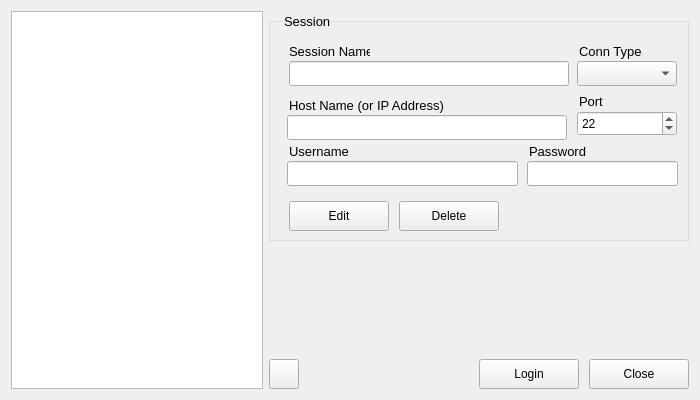
<?xml version="1.0" encoding="UTF-8"?>
<ui version="4.0">
 <class>Widget</class>
 <widget class="QWidget" name="Widget">
  <property name="geometry">
   <rect>
    <x>0</x>
    <y>0</y>
    <width>700</width>
    <height>400</height>
   </rect>
  </property>
  <property name="minimumSize">
   <size>
    <width>700</width>
    <height>400</height>
   </size>
  </property>
  <property name="windowTitle">
   <string>Putty++ Login</string>
  </property>
  <layout class="QGridLayout" name="gridLayout">
   <item row="0" column="1">
    <widget class="QWidget" name="widget_1" native="true">
     <property name="minimumSize">
      <size>
       <width>420</width>
       <height>0</height>
      </size>
     </property>
     <property name="maximumSize">
      <size>
       <width>420</width>
       <height>16777215</height>
      </size>
     </property>
     <widget class="QWidget" name="LoginParms" native="true">
      <property name="geometry">
       <rect>
        <x>0</x>
        <y>10</y>
        <width>420</width>
        <height>220</height>
       </rect>
      </property>
      <property name="minimumSize">
       <size>
        <width>420</width>
        <height>220</height>
       </size>
      </property>
      <property name="maximumSize">
       <size>
        <width>420</width>
        <height>220</height>
       </size>
      </property>
      <property name="styleSheet">
       <string notr="true">QWidget#LoginParms{
	border:1px solid #dcdcdc
}</string>
      </property>
      <widget class="QLineEdit" name="editHostName">
       <property name="geometry">
        <rect>
         <x>20</x>
         <y>40</y>
         <width>280</width>
         <height>25</height>
        </rect>
       </property>
       <property name="styleSheet">
        <string notr="true"/>
       </property>
       <property name="text">
        <string/>
       </property>
      </widget>
      <widget class="QLabel" name="label_2">
       <property name="geometry">
        <rect>
         <x>20</x>
         <y>20</y>
         <width>81</width>
         <height>20</height>
        </rect>
       </property>
       <property name="font">
        <font>
         <pointsize>10</pointsize>
        </font>
       </property>
       <property name="text">
        <string>Session Name</string>
       </property>
       <property name="alignment">
        <set>Qt::AlignmentFlag::AlignLeading|Qt::AlignmentFlag::AlignLeft|Qt::AlignmentFlag::AlignVCenter</set>
       </property>
      </widget>
      <widget class="QLabel" name="label_4">
       <property name="geometry">
        <rect>
         <x>310</x>
         <y>70</y>
         <width>100</width>
         <height>20</height>
        </rect>
       </property>
       <property name="font">
        <font>
         <pointsize>10</pointsize>
        </font>
       </property>
       <property name="text">
        <string>Port</string>
       </property>
       <property name="alignment">
        <set>Qt::AlignmentFlag::AlignLeading|Qt::AlignmentFlag::AlignLeft|Qt::AlignmentFlag::AlignVCenter</set>
       </property>
      </widget>
      <widget class="QLabel" name="label_5">
       <property name="geometry">
        <rect>
         <x>20</x>
         <y>120</y>
         <width>100</width>
         <height>20</height>
        </rect>
       </property>
       <property name="font">
        <font>
         <pointsize>10</pointsize>
        </font>
       </property>
       <property name="text">
        <string>Username</string>
       </property>
       <property name="alignment">
        <set>Qt::AlignmentFlag::AlignLeading|Qt::AlignmentFlag::AlignLeft|Qt::AlignmentFlag::AlignVCenter</set>
       </property>
      </widget>
      <widget class="QLineEdit" name="editPassword">
       <property name="geometry">
        <rect>
         <x>258</x>
         <y>140</y>
         <width>151</width>
         <height>25</height>
        </rect>
       </property>
      </widget>
      <widget class="QLabel" name="label_6">
       <property name="geometry">
        <rect>
         <x>260</x>
         <y>120</y>
         <width>150</width>
         <height>20</height>
        </rect>
       </property>
       <property name="font">
        <font>
         <pointsize>10</pointsize>
        </font>
       </property>
       <property name="text">
        <string>Password</string>
       </property>
       <property name="alignment">
        <set>Qt::AlignmentFlag::AlignLeading|Qt::AlignmentFlag::AlignLeft|Qt::AlignmentFlag::AlignVCenter</set>
       </property>
      </widget>
      <widget class="QLineEdit" name="editUserName">
       <property name="geometry">
        <rect>
         <x>18</x>
         <y>140</y>
         <width>231</width>
         <height>25</height>
        </rect>
       </property>
      </widget>
      <widget class="QSpinBoxPro" name="editPort">
       <property name="geometry">
        <rect>
         <x>308</x>
         <y>90</y>
         <width>100</width>
         <height>25</height>
        </rect>
       </property>
       <property name="maximum">
        <number>65535</number>
       </property>
       <property name="value">
        <number>22</number>
       </property>
      </widget>
      <widget class="QStackedWidget" name="stackedButton">
       <property name="geometry">
        <rect>
         <x>20</x>
         <y>180</y>
         <width>210</width>
         <height>30</height>
        </rect>
       </property>
       <property name="currentIndex">
        <number>0</number>
       </property>
       <widget class="QWidget" name="page_0">
        <widget class="QPushButton" name="pushButtonEdit">
         <property name="geometry">
          <rect>
           <x>0</x>
           <y>0</y>
           <width>100</width>
           <height>30</height>
          </rect>
         </property>
         <property name="text">
          <string>Edit</string>
         </property>
        </widget>
        <widget class="QPushButton" name="pushButtonRemove">
         <property name="geometry">
          <rect>
           <x>110</x>
           <y>0</y>
           <width>100</width>
           <height>30</height>
          </rect>
         </property>
         <property name="text">
          <string>Delete</string>
         </property>
        </widget>
       </widget>
       <widget class="QWidget" name="page_1">
        <widget class="QPushButton" name="pushButtonSave">
         <property name="geometry">
          <rect>
           <x>0</x>
           <y>0</y>
           <width>100</width>
           <height>30</height>
          </rect>
         </property>
         <property name="text">
          <string>Save</string>
         </property>
        </widget>
        <widget class="QPushButton" name="pushButtonCancel">
         <property name="geometry">
          <rect>
           <x>110</x>
           <y>0</y>
           <width>100</width>
           <height>30</height>
          </rect>
         </property>
         <property name="text">
          <string>Cancel</string>
         </property>
        </widget>
       </widget>
      </widget>
      <widget class="QLabel" name="label_7">
       <property name="geometry">
        <rect>
         <x>310</x>
         <y>20</y>
         <width>100</width>
         <height>20</height>
        </rect>
       </property>
       <property name="font">
        <font>
         <pointsize>10</pointsize>
        </font>
       </property>
       <property name="text">
        <string>Conn Type</string>
       </property>
       <property name="alignment">
        <set>Qt::AlignmentFlag::AlignLeading|Qt::AlignmentFlag::AlignLeft|Qt::AlignmentFlag::AlignVCenter</set>
       </property>
      </widget>
      <widget class="QComboBox" name="connType">
       <property name="geometry">
        <rect>
         <x>308</x>
         <y>40</y>
         <width>100</width>
         <height>25</height>
        </rect>
       </property>
       <property name="editable">
        <bool>false</bool>
       </property>
      </widget>
      <widget class="QStackedWidget" name="stackedWidgetAddress">
       <property name="geometry">
        <rect>
         <x>18</x>
         <y>74</y>
         <width>285</width>
         <height>50</height>
        </rect>
       </property>
       <widget class="QWidget" name="page_ip">
        <widget class="QLineEdit" name="editAddress">
         <property name="geometry">
          <rect>
           <x>0</x>
           <y>20</y>
           <width>280</width>
           <height>25</height>
          </rect>
         </property>
        </widget>
        <widget class="QLabel" name="label_3">
         <property name="geometry">
          <rect>
           <x>2</x>
           <y>0</y>
           <width>230</width>
           <height>20</height>
          </rect>
         </property>
         <property name="font">
          <font>
           <pointsize>10</pointsize>
          </font>
         </property>
         <property name="text">
          <string>Host Name (or IP Address)</string>
         </property>
         <property name="alignment">
          <set>Qt::AlignmentFlag::AlignLeading|Qt::AlignmentFlag::AlignLeft|Qt::AlignmentFlag::AlignVCenter</set>
         </property>
        </widget>
       </widget>
       <widget class="QWidget" name="page_serial">
        <widget class="QLineEdit" name="editSerial">
         <property name="geometry">
          <rect>
           <x>0</x>
           <y>20</y>
           <width>280</width>
           <height>25</height>
          </rect>
         </property>
         <property name="text">
          <string>COM1</string>
         </property>
        </widget>
        <widget class="QLabel" name="label_8">
         <property name="geometry">
          <rect>
           <x>2</x>
           <y>0</y>
           <width>150</width>
           <height>20</height>
          </rect>
         </property>
         <property name="font">
          <font>
           <pointsize>10</pointsize>
          </font>
         </property>
         <property name="text">
          <string>Serial line</string>
         </property>
         <property name="alignment">
          <set>Qt::AlignmentFlag::AlignLeading|Qt::AlignmentFlag::AlignLeft|Qt::AlignmentFlag::AlignVCenter</set>
         </property>
        </widget>
       </widget>
      </widget>
      <zorder>stackedWidgetAddress</zorder>
      <zorder>stackedButton</zorder>
      <zorder>editHostName</zorder>
      <zorder>label_2</zorder>
      <zorder>label_4</zorder>
      <zorder>label_5</zorder>
      <zorder>editPassword</zorder>
      <zorder>label_6</zorder>
      <zorder>editUserName</zorder>
      <zorder>editPort</zorder>
      <zorder>label_7</zorder>
      <zorder>connType</zorder>
     </widget>
     <widget class="QLabel" name="label_1">
      <property name="geometry">
       <rect>
        <x>15</x>
        <y>0</y>
        <width>80</width>
        <height>20</height>
       </rect>
      </property>
      <property name="font">
       <font>
        <pointsize>10</pointsize>
       </font>
      </property>
      <property name="text">
       <string>Session</string>
      </property>
      <property name="alignment">
       <set>Qt::AlignmentFlag::AlignLeading|Qt::AlignmentFlag::AlignLeft|Qt::AlignmentFlag::AlignVCenter</set>
      </property>
     </widget>
    </widget>
   </item>
   <item row="1" column="1">
    <widget class="QWidget" name="widget_2" native="true">
     <property name="minimumSize">
      <size>
       <width>420</width>
       <height>30</height>
      </size>
     </property>
     <property name="maximumSize">
      <size>
       <width>420</width>
       <height>30</height>
      </size>
     </property>
     <widget class="QPushButton" name="pushButtonClose">
      <property name="geometry">
       <rect>
        <x>320</x>
        <y>0</y>
        <width>100</width>
        <height>30</height>
       </rect>
      </property>
      <property name="text">
       <string>Close</string>
      </property>
     </widget>
     <widget class="QPushButton" name="pushButtonLogIn">
      <property name="geometry">
       <rect>
        <x>210</x>
        <y>0</y>
        <width>100</width>
        <height>30</height>
       </rect>
      </property>
      <property name="text">
       <string>Login</string>
      </property>
     </widget>
     <widget class="QPushButton" name="pushButtonSet">
      <property name="geometry">
       <rect>
        <x>0</x>
        <y>0</y>
        <width>30</width>
        <height>30</height>
       </rect>
      </property>
      <property name="styleSheet">
       <string notr="true">border-image:url(://res/set.png);</string>
      </property>
      <property name="text">
       <string/>
      </property>
     </widget>
    </widget>
   </item>
   <item row="0" column="0" rowspan="2">
    <widget class="QListWidgetPro" name="LoginSite">
     <property name="minimumSize">
      <size>
       <width>0</width>
       <height>0</height>
      </size>
     </property>
     <property name="focusPolicy">
      <enum>Qt::FocusPolicy::NoFocus</enum>
     </property>
     <property name="styleSheet">
      <string notr="true">QListWidget#LoginSite::item {
	padding: 6px;
	border: 2px solid transparent;
	border-radius: 6px;
}
QListWidget#LoginSite::item:selected {
	background: #E3F2FD;
	border-color: #0078d4;
	color: #000000
}
QListWidget#LoginSite::item:hover {
	background: #E3F2FD;
}
</string>
     </property>
     <property name="autoScroll">
      <bool>true</bool>
     </property>
    </widget>
   </item>
  </layout>
 </widget>
 <customwidgets>
  <customwidget>
   <class>QListWidgetPro</class>
   <extends>QListWidget</extends>
   <header>qlistwidgetpro.h</header>
  </customwidget>
  <customwidget>
   <class>QSpinBoxPro</class>
   <extends>QSpinBox</extends>
   <header>qspinboxpro.h</header>
  </customwidget>
 </customwidgets>
 <resources/>
 <connections/>
</ui>
